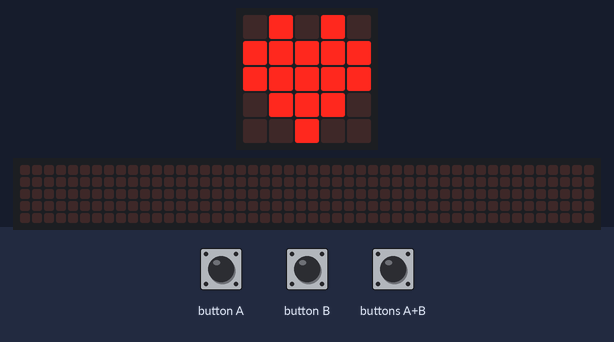
Recording of a program running on a simulated BBC micro:bit (MakeCode). Shown: the board's 5×5 LED display, a strip that is not on the board, showing the scrolling text unrolled. The inputs (shaded band) are chosen by the test bench. The 48×5 strip is a reading aid, not a part: it shows the text the display is scrolling, unrolled, one strip-width of it at a time.

Above: at 1.8 s.
1.9 s: buttons A+B pressed for 0.15 s
At 2.12 s:
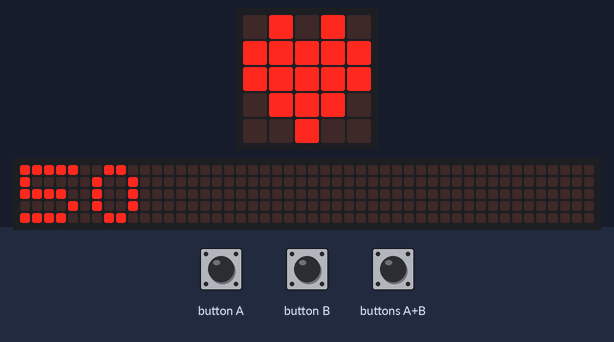
2.6 s: buttons A+B pressed for 1 s
4.2 s: button A pressed for 0.15 s
At 7.31 s:
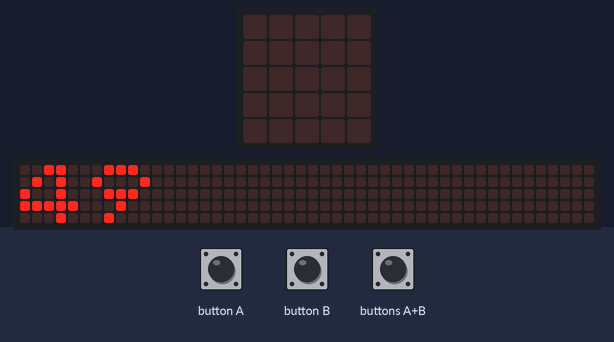
At 8.4 s:
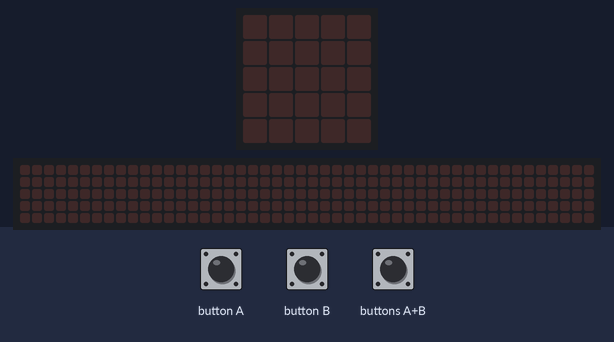
Timing chart, 0 to 9.9 s (numbered marks = the images above; inputs shaded):
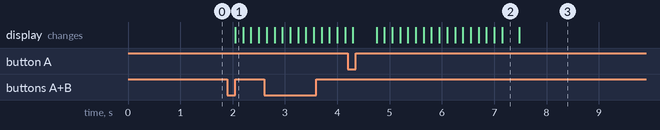

Measured:
- after the input at 1.9 s, the display: changes after 0.15 s (image 1)

The program:

main.ts
```typescript
input.onButtonPressed(Button.A, function () {
    targrt += -1
})
input.onButtonPressed(Button.AB, function () {
    basic.showNumber(targrt)
})
input.onButtonPressed(Button.B, function () {
    targrt += 1
})
let targrt = 0
basic.showIcon(IconNames.Heart)
radio.setGroup(99)
targrt = 50
basic.forever(function () {

})
```

test.ts
```typescript
// 在這裡測試；當此封包作為擴充功能時，將不會編譯此內容。
```
